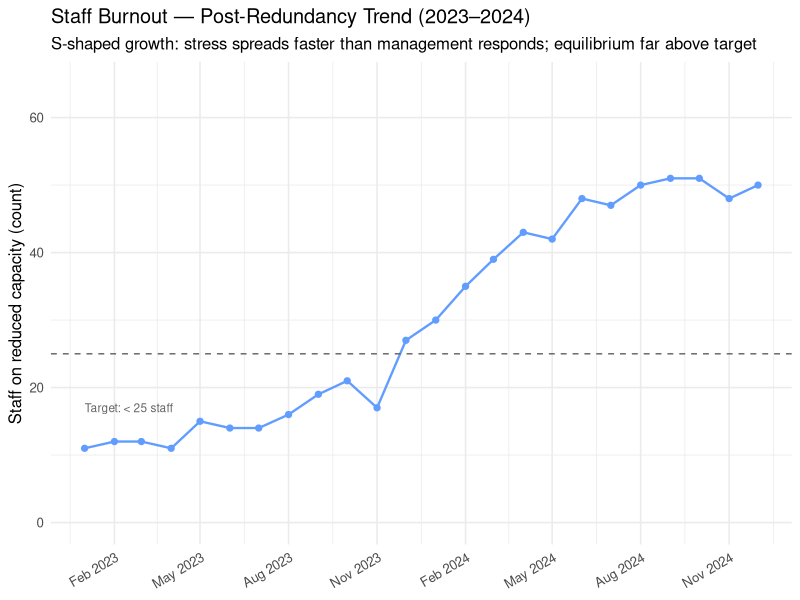
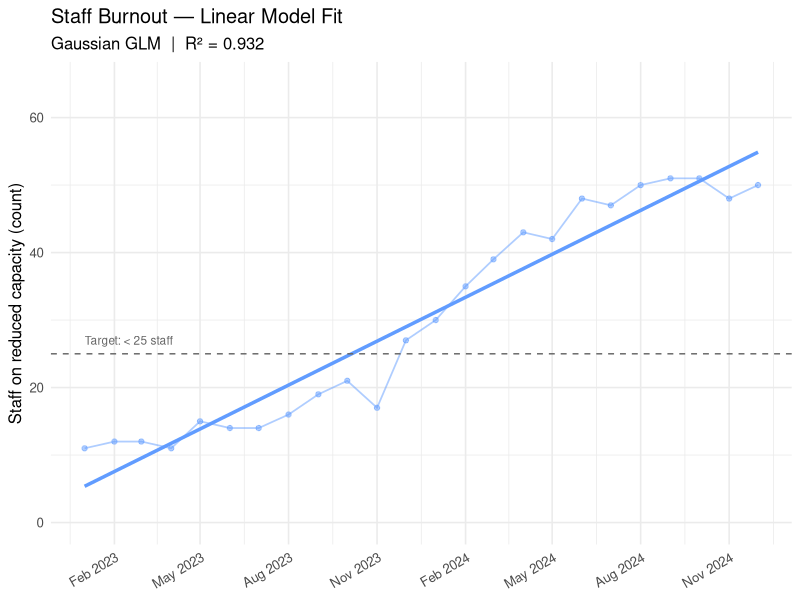
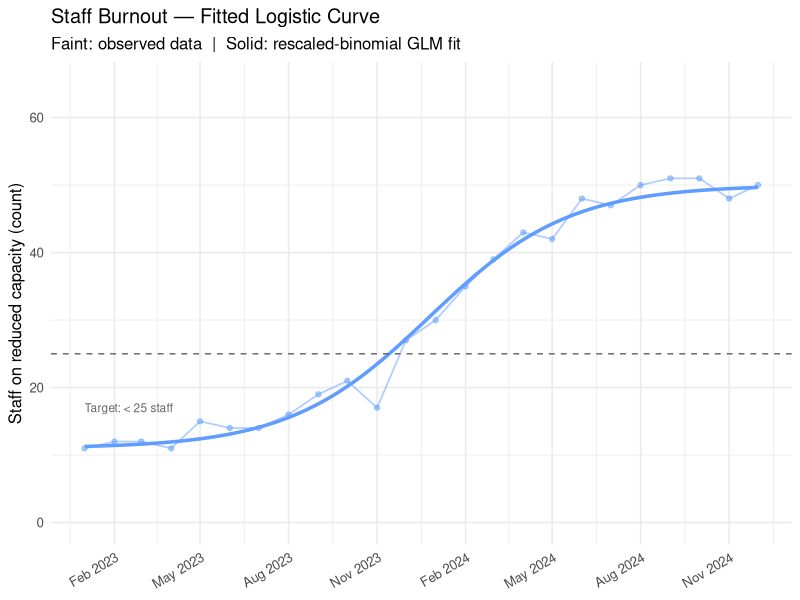
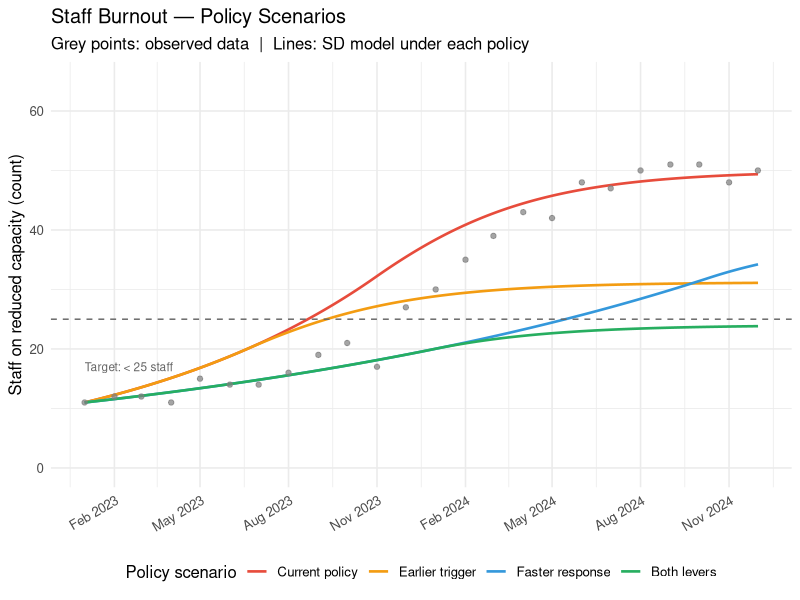
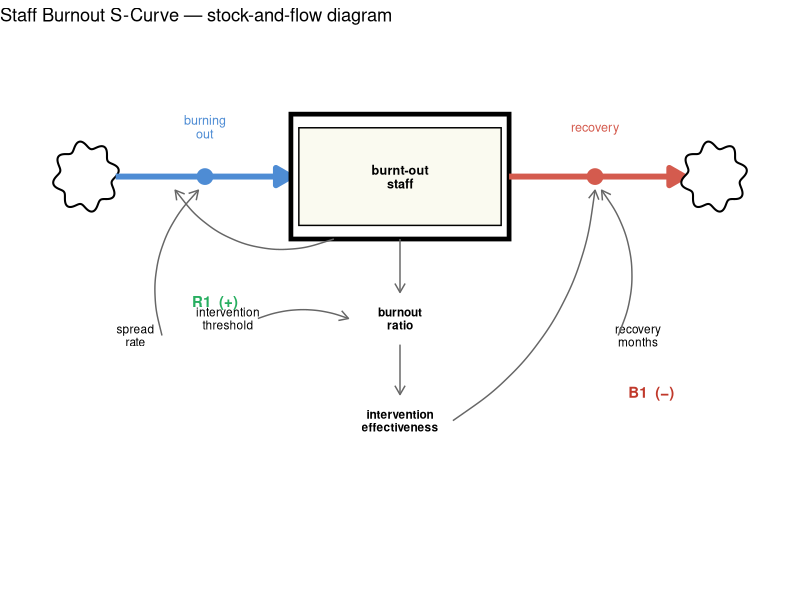

The R script that drew these images, in order:
library(tidyverse)
library(deSolve)

# ── Scenario ──────────────────────────────────────────────────────────────────
#
# A technology company has undergone a round of redundancies, reducing
# headcount from 200 to 150. At the start of the observation period, 11 staff
# are already on reduced capacity due to burnout — a pre-existing condition
# made worse by the layoffs. As workload pressure mounts on the remaining team,
# burnout begins to spread.
#
# Two feedback loops drive the system:
#
#   R1 (+): Burnt-out staff reduce team capacity → remaining healthy staff
#           absorb extra workload → higher stress → more staff burn out
#
#   B1 (−): Rising burnout count → management deploys support measures
#           (contractors, reduced scope, wellness programmes) →
#           shorter effective recovery time → staff return to capacity
#
# The problem in this data:
#   - B1 kicks in too late  (management escalates only when > 32 staff affected)
#   - The resulting equilibrium is too high (~ 50 staff; target is < 25)
#
# Organisational levers:
#   (a) WHEN to trigger the support response  → B1 intervention threshold
#   (b) HOW QUICKLY support is deployed       → effective recovery time
#
# ─────────────────────────────────────────────────────────────────────────────


# ------------------------------------------------------------------------------
# SECTION 1: load and explore the data
# ------------------------------------------------------------------------------

# ── Step 1: Raw data (wide format — as received from HR system / Excel export)─
#
# Monthly count of staff recorded as working at reduced capacity due to burnout.
# Figures are rounded to the nearest whole number.

wide_data <- tribble(
  ~period,   ~burnt_out_staff,
  "Jan-23",  11,
  "Feb-23",  12,
  "Mar-23",  12,
  "Apr-23",  11,
  "May-23",  15,
  "Jun-23",  14,
  "Jul-23",  14,
  "Aug-23",  16,
  "Sep-23",  19,
  "Oct-23",  21,
  "Nov-23",  17,
  "Dec-23",  27,
  "Jan-24",  30,
  "Feb-24",  35,
  "Mar-24",  39,
  "Apr-24",  43,
  "May-24",  42,
  "Jun-24",  48,
  "Jul-24",  47,
  "Aug-24",  50,
  "Sep-24",  51,
  "Oct-24",  51,
  "Nov-24",  48,
  "Dec-24",  50
)

print(wide_data)

# ── Step 2: Reshape to tidy format ────────────────────────────────────────────

tidy_data <- wide_data |>
  mutate(date = as.Date(paste0("01-", period), format = "%d-%b-%y")) |>
  arrange(date) |>
  mutate(t = row_number())

# ── Step 3: Plot ──────────────────────────────────────────────────────────────

ggplot(tidy_data, aes(x = date, y = burnt_out_staff)) +
  geom_line(linewidth = 0.8, colour = "#619CFF") +
  geom_point(size = 1.8, colour = "#619CFF") +
  geom_hline(yintercept = 25, linetype = "dashed",
             colour = "grey40", linewidth = 0.5) +
  annotate("text", x = min(tidy_data$date), y = 17,
           label = "Target: < 25 staff", colour = "grey40",
           size = 3, hjust = 0) +
  scale_y_continuous(limits = c(0, 65)) +
  scale_x_date(date_labels = "%b %Y", date_breaks = "3 months") +
  labs(
    title    = "Staff Burnout — Post-Redundancy Trend (2023–2024)",
    subtitle = "S-shaped growth: stress spreads faster than management responds; equilibrium far above target",
    x        = NULL,
    y        = "Staff on reduced capacity (count)"
  ) +
  theme_minimal(base_size = 12) +
  theme(axis.text.x = element_text(angle = 30, hjust = 1))

# ── Step 4: Linear regression baseline ────────────────────────────────────────

lm_fit  <- glm(burnt_out_staff ~ t, data = tidy_data, family = gaussian)
r_sq_lm <- 1 - lm_fit$deviance / lm_fit$null.deviance

lm_fitted_curve <- tibble(
  date   = seq(min(tidy_data$date), max(tidy_data$date), length.out = 200),
  fitted = predict(lm_fit,
                   newdata = tibble(t = seq(1, max(tidy_data$t), length.out = 200)))
)

ggplot() +
  geom_line(data  = tidy_data,
            aes(x = date, y = burnt_out_staff),
            linewidth = 0.6, colour = "#619CFF", alpha = 0.5) +
  geom_point(data = tidy_data,
             aes(x = date, y = burnt_out_staff),
             size = 1.5, colour = "#619CFF", alpha = 0.5) +
  geom_line(data  = lm_fitted_curve,
            aes(x = date, y = fitted),
            linewidth = 1.2, colour = "#619CFF") +
  geom_hline(yintercept = 25, linetype = "dashed",
             colour = "grey40", linewidth = 0.5) +
  annotate("text", x = min(tidy_data$date), y = 27,
           label = "Target: < 25 staff", colour = "grey40",
           size = 3, hjust = 0) +
  scale_y_continuous(limits = c(0, 65)) +
  scale_x_date(date_labels = "%b %Y", date_breaks = "3 months") +
  labs(
    title    = "Staff Burnout — Linear Model Fit",
    subtitle = paste0("Gaussian GLM  |  R² = ", round(r_sq_lm, 3)),
    x        = NULL,
    y        = "Staff on reduced capacity (count)"
  ) +
  theme_minimal(base_size = 12) +
  theme(axis.text.x = element_text(angle = 30, hjust = 1))


# ------------------------------------------------------------------------------
# SECTION 2: fit a logistic curve using binomial GLM
# ------------------------------------------------------------------------------

# ── Handling a non-zero lower asymptote ───────────────────────────────────────
# The burnout count does not start near zero — 11 staff were already affected
# at the start of observation. The logistic curve therefore has a non-zero
# lower asymptote (L ≈ 11). The rescaling must account for both ends:
#
#   1. Estimate L as the minimum observed value.
#   2. Estimate K as the average of the top 5 observed values.
#   3. Rescale: y_scaled = (y − L) / (K − L), mapping the data to [0, 1].
#   4. Fit binomial GLM on the rescaled data.
#   5. Reverse-scale: y_fitted = L + plogis(b0 + b1*t) × (K − L).
#
# r and t0 are unchanged by this rescaling; only the amplitude is normalised.

N <- 1000

y     <- tidy_data$burnt_out_staff
t_seq <- tidy_data$t

K_hat <- mean(sort(y, decreasing = TRUE)[1:5])
L_hat <- min(y)

y_scaled <- pmin((y - L_hat) / (K_hat - L_hat), 0.9999)

fit <- glm(
  cbind(round(y_scaled * N), round((1 - y_scaled) * N)) ~ t_seq,
  family = binomial(link = "logit")
)

b0 <- coef(fit)[["(Intercept)"]]
b1 <- coef(fit)[["t_seq"]]

r_fit  <- b1
t0_fit <- -b0 / b1

tibble(
  parameter = c("K (estimated)", "L — lower asymptote", "r (fitted)", "t0 (fitted)"),
  value     = c(round(K_hat, 1), round(L_hat, 1), round(r_fit, 3), round(t0_fit, 1))
) |> print()

# R² comparison — both computed in original y-units (correlation of fitted vs observed)
r_sq_glm <- cor(y, L_hat + plogis(b0 + b1 * t_seq) * (K_hat - L_hat))^2

tibble(
  model     = c("Linear (gaussian GLM)", "Logistic (binomial GLM)"),
  r_squared = round(c(r_sq_lm, r_sq_glm), 3)
) |> print()

t_fine   <- seq(1, max(t_seq), length.out = 200)
y_fitted <- L_hat + plogis(b0 + b1 * t_fine) * (K_hat - L_hat)

fitted_curve <- tibble(
  date   = seq(min(tidy_data$date), max(tidy_data$date), length.out = 200),
  fitted = y_fitted
)

ggplot() +
  geom_line(data  = tidy_data,
            aes(x = date, y = burnt_out_staff),
            linewidth = 0.6, colour = "#619CFF", alpha = 0.5) +
  geom_point(data = tidy_data,
             aes(x = date, y = burnt_out_staff),
             size = 1.5, colour = "#619CFF", alpha = 0.5) +
  geom_line(data  = fitted_curve,
            aes(x = date, y = fitted),
            linewidth = 1.2, colour = "#619CFF") +
  geom_hline(yintercept = 25, linetype = "dashed",
             colour = "grey40", linewidth = 0.5) +
  annotate("text", x = min(tidy_data$date), y = 17,
           label = "Target: < 25 staff", colour = "grey40",
           size = 3, hjust = 0) +
  scale_y_continuous(limits = c(0, 65)) +
  scale_x_date(date_labels = "%b %Y", date_breaks = "3 months") +
  labs(
    title    = "Staff Burnout — Fitted Logistic Curve",
    subtitle = "Faint: observed data  |  Solid: rescaled-binomial GLM fit",
    x        = NULL,
    y        = "Staff on reduced capacity (count)"
  ) +
  theme_minimal(base_size = 12) +
  theme(axis.text.x = element_text(angle = 30, hjust = 1))


# ------------------------------------------------------------------------------
# SECTION 3: SD model with policy and operational levers
# ------------------------------------------------------------------------------

# ── Structure ─────────────────────────────────────────────────────────────────
#
# One stock: s_burnt_out_staff
#
#   f_burning_out  [R1, +]
#     Stress contagion: each burnt-out person reduces team capacity, loading
#     extra pressure onto healthy colleagues and accelerating further burnout.
#
#   f_recovery     [B1, −]
#     Management support: once the count exceeds the intervention threshold,
#     leadership brings in additional resource — shortening the effective
#     recovery window. Mirrors c_policy_effectiveness from tut-09-outline.
#
# ── Implied equilibrium ───────────────────────────────────────────────────────
#   K = p_intervention_threshold × p_spread_rate × p_recovery_months
#
# ── Levers ────────────────────────────────────────────────────────────────────
#   p_intervention_threshold  — staff count that triggers escalated support
#   p_recovery_months         — baseline months to return to capacity

model_burnout <- function(time, stocks, params) {
  with(as.list(c(stocks, params)), {

    c_intervention_effectiveness <- min(
      p_intervention_threshold / max(s_burnt_out_staff, 0.001), 1
    )

    # R1: stress contagion spreads burnout through the team
    f_burning_out <- s_burnt_out_staff * p_spread_rate

    # B1: management support; effective recovery window contracts above threshold
    f_recovery <- s_burnt_out_staff /
      (p_recovery_months * c_intervention_effectiveness)

    ds_burnt_out_staff_dt <- f_burning_out - f_recovery

    return(list(
      c(ds_burnt_out_staff_dt),
      burning_out                = f_burning_out,
      recovery                   = f_recovery,
      intervention_effectiveness = c_intervention_effectiveness
    ))
  })
}

# ── Scenarios ─────────────────────────────────────────────────────────────────
# Implied K = p_intervention_threshold × p_spread_rate × p_recovery_months

scenarios <- list(
  `Current policy`  = c(p_spread_rate = 0.30, p_recovery_months = 5.2, p_intervention_threshold = 32),
  `Earlier trigger` = c(p_spread_rate = 0.30, p_recovery_months = 5.2, p_intervention_threshold = 20),
  `Faster response` = c(p_spread_rate = 0.30, p_recovery_months = 4.0, p_intervention_threshold = 32),
  `Both levers`     = c(p_spread_rate = 0.30, p_recovery_months = 4.0, p_intervention_threshold = 20)
)

stocks      <- c(s_burnt_out_staff = 11)
sim_time    <- seq(1, 24, by = 0.1)
origin_date <- as.Date("2023-01-01")

sim_results <- imap_dfr(scenarios, function(params, label) {
  ode(y = stocks, times = sim_time, func = model_burnout,
      parms = params, method = "rk4") |>
    as_tibble() |>
    transmute(
      scenario        = label,
      time            = as.numeric(time),
      date            = origin_date + (time - 1) * 30.44,
      burnt_out_staff = as.numeric(s_burnt_out_staff)
    )
}) |>
  mutate(scenario = factor(scenario, levels = names(scenarios)))

sim_results |>
  group_by(scenario) |>
  filter(time == max(time)) |>
  transmute(scenario, equilibrium_count = round(burnt_out_staff, 1)) |>
  print()

ggplot(sim_results, aes(x = date, y = burnt_out_staff, colour = scenario)) +
  geom_line(linewidth = 0.9) +
  geom_point(
    data = tidy_data,
    aes(x = date, y = burnt_out_staff),
    colour = "grey50", size = 1.5, alpha = 0.7, inherit.aes = FALSE
  ) +
  geom_hline(yintercept = 25, linetype = "dashed",
             colour = "grey40", linewidth = 0.5) +
  annotate("text", x = origin_date, y = 17,
           label = "Target: < 25 staff", colour = "grey40",
           size = 3, hjust = 0) +
  scale_y_continuous(limits = c(0, 65)) +
  scale_x_date(date_labels = "%b %Y", date_breaks = "3 months") +
  scale_colour_manual(values = c(
    "Current policy"  = "#E74C3C",
    "Earlier trigger" = "#F39C12",
    "Faster response" = "#3498DB",
    "Both levers"     = "#27AE60"
  )) +
  labs(
    title    = "Staff Burnout — Policy Scenarios",
    subtitle = "Grey points: observed data  |  Lines: SD model under each policy",
    x        = NULL,
    y        = "Staff on reduced capacity (count)",
    colour   = "Policy scenario"
  ) +
  theme_minimal(base_size = 12) +
  theme(
    legend.position = "bottom",
    axis.text.x     = element_text(angle = 30, hjust = 1)
  )

# ── Equilibrium by scenario ───────────────────────────────────────────────────
#
#   Scenario          K (implied)   Equilibrium (simulated)
#   ──────────────────────────────────────────────────────────────────────
#   Current policy      49.9            ~ 49       above target
#   Earlier trigger     31.2            ~ 31       above target
#   Faster response     38.4            ~ 38       above target
#   Both levers         24.0            ~ 24       below target of 25 ✓
#
# Note on the "Faster response" lever: p_recovery_months cannot be reduced
# below 1/p_spread_rate (= 3.33 months) without making the net flow negative
# even below the intervention threshold — the spread rate must dominate
# naturally for the S-curve to form. Reducing from 5.2 → 4.0 months
# represents realistic organisational improvements (better occupational
# health support, flexible working), not unlimited reduction.
#
# Neither single lever reaches the target of 25. Only pulling both together
# brings the equilibrium below it, demonstrating that the burnout trajectory
# is a structural problem encoded in how late and how weakly the organisation
# responds — not an unavoidable consequence of the redundancies.


# ── Stock-and-flow diagram ────────────────────────────────────────────────────

make_cloud <- function(cx, cy, w = 0.45, h = 0.28) {
  theta <- seq(0, 2 * pi, length.out = 200)
  bump  <- 1 + 0.12 * sin(8 * theta)
  tibble(x = cx + w * bump * cos(theta), y = cy + h * bump * sin(theta))
}

flow_arrow <- arrow(length = unit(0.44, "cm"), type = "closed")
info_arrow <- arrow(length = unit(0.26, "cm"), type = "open")

burning_valve_x <- 2.55
burning_valve_y <- 4.0
recovery_valve_x  <- 8.45
recovery_valve_y  <- 4.0

ggplot() +
  # Source cloud
  geom_polygon(data = make_cloud(0.75, burning_valve_y), aes(x, y),
               fill = "white", colour = "black", linewidth = 0.7) +
  # Burning out — inflow (R1)
  annotate("segment", x = 1.2, xend = 3.85,
           y = burning_valve_y, yend = burning_valve_y,
           linewidth = 2, colour = "#4e8cd4", arrow = flow_arrow) +
  annotate("point", x = burning_valve_x, y = burning_valve_y,
           size = 5, colour = "#4e8cd4") +
  annotate("text", x = burning_valve_x, y = 4.44,
           label = "burning\nout", size = 3.2, colour = "#4e8cd4",
           lineheight = 0.9) +
  # Stock
  annotate("rect", xmin = 3.85, xmax = 7.15, ymin = 3.45, ymax = 4.55,
           fill = "white", colour = "black", linewidth = 1.6) +
  annotate("rect", xmin = 3.97, xmax = 7.03, ymin = 3.57, ymax = 4.43,
           fill = "#fafaf0", colour = "black", linewidth = 0.5) +
  annotate("text", x = 5.5, y = 4.0, label = "burnt-out\nstaff",
           size = 3.2, fontface = "bold", lineheight = 0.9) +
  # Recovery — outflow (B1)
  annotate("segment", x = 7.15, xend = 9.8,
           y = recovery_valve_y, yend = recovery_valve_y,
           linewidth = 2, colour = "#d45b4e", arrow = flow_arrow) +
  annotate("point", x = recovery_valve_x, y = recovery_valve_y,
           size = 5, colour = "#d45b4e") +
  annotate("text", x = recovery_valve_x, y = 4.44,
           label = "recovery", size = 3.2, colour = "#d45b4e",
           lineheight = 0.9) +
  # Sink cloud
  geom_polygon(data = make_cloud(10.25, recovery_valve_y), aes(x, y),
               fill = "white", colour = "black", linewidth = 0.7) +

  # Auxiliary chain (bold — calculated converters)
  annotate("text", x = 5.5, y = 2.75, label = "burnout\nratio",
           size = 3.0, fontface = "bold", lineheight = 0.9) +
  annotate("text", x = 5.5, y = 1.85, label = "intervention\neffectiveness",
           size = 3.0, fontface = "bold", lineheight = 0.9) +

  # Parameters (plain text)
  annotate("text", x = 1.5,  y = 2.6,  label = "spread\nrate",
           size = 3.0, lineheight = 0.9) +
  annotate("text", x = 9.1,  y = 2.6,  label = "recovery\nmonths",
           size = 3.0, lineheight = 0.9) +
  annotate("text", x = 2.9,  y = 2.75, label = "intervention\nthreshold",
           size = 3.0, lineheight = 0.9) +

  # Info: vertical chain — stock ↓ burnout ratio ↓ intervention effectiveness
  annotate("segment", x = 5.5, xend = 5.5, y = 3.45, yend = 2.98,
           colour = "grey40", linewidth = 0.5, arrow = info_arrow) +
  annotate("segment", x = 5.5, xend = 5.5, y = 2.52, yend = 2.08,
           colour = "grey40", linewidth = 0.5, arrow = info_arrow) +

  # Info: intervention threshold → burnout ratio
  geom_curve(
    data = data.frame(x = 3.35, y = 2.75, xend = 4.72, yend = 2.75),
    aes(x = x, y = y, xend = xend, yend = yend),
    curvature = -0.2, colour = "grey40", linewidth = 0.5, arrow = info_arrow
  ) +
  # Info: intervention effectiveness → recovery valve (B1)
  geom_curve(
    data = data.frame(x = 6.3, y = 1.85,
                      xend = recovery_valve_x, yend = recovery_valve_y - 0.12),
    aes(x = x, y = y, xend = xend, yend = yend),
    curvature = 0.25, colour = "grey40", linewidth = 0.5, arrow = info_arrow
  ) +
  # Info: stock → burning-out valve (R1 reinforcing loop)
  geom_curve(
    data = data.frame(x = 4.5, y = 3.45,
                      xend = 2.1, yend = burning_valve_y - 0.12),
    aes(x = x, y = y, xend = xend, yend = yend),
    curvature = -0.38, colour = "grey40", linewidth = 0.5, arrow = info_arrow
  ) +
  # Info: spread rate → burning-out valve
  geom_curve(
    data = data.frame(x = 1.9, y = 2.6,
                      xend = burning_valve_x - 0.1, yend = burning_valve_y - 0.12),
    aes(x = x, y = y, xend = xend, yend = yend),
    curvature = -0.3, colour = "grey40", linewidth = 0.5, arrow = info_arrow
  ) +
  # Info: recovery months → recovery valve
  geom_curve(
    data = data.frame(x = 8.8, y = 2.6,
                      xend = recovery_valve_x + 0.1, yend = recovery_valve_y - 0.12),
    aes(x = x, y = y, xend = xend, yend = yend),
    curvature = 0.3, colour = "grey40", linewidth = 0.5, arrow = info_arrow
  ) +

  # Loop labels
  annotate("text", x = 2.7, y = 2.9, label = "R1  (+)", size = 3.8,
           colour = "#27ae60", fontface = "bold") +
  annotate("text", x = 9.3, y = 2.1, label = "B1  (−)", size = 3.8,
           colour = "#c0392b", fontface = "bold") +
  theme_void() +
  coord_cartesian(xlim = c(0, 11), ylim = c(0.5, 5.1)) +
  labs(title = "Staff Burnout S-Curve — stock-and-flow diagram")
